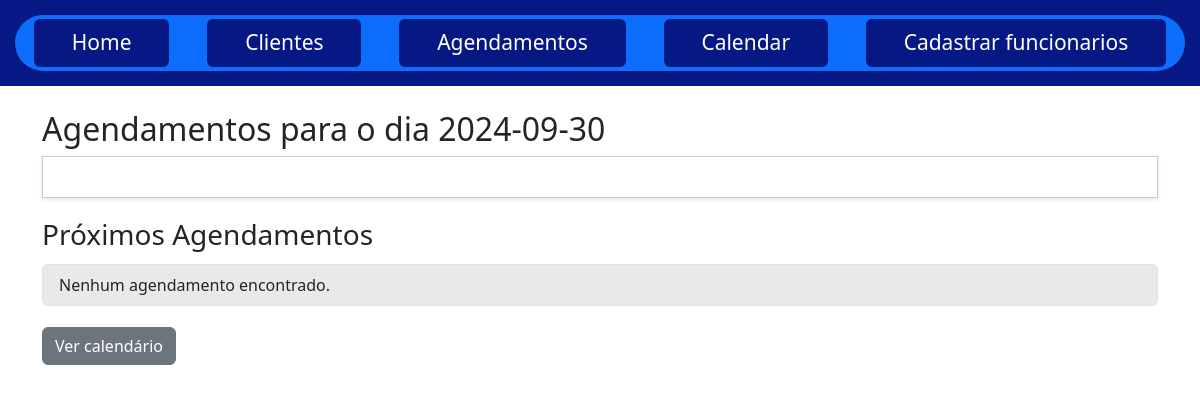
Page /tasks/2024-09-30 on the earlier database version.
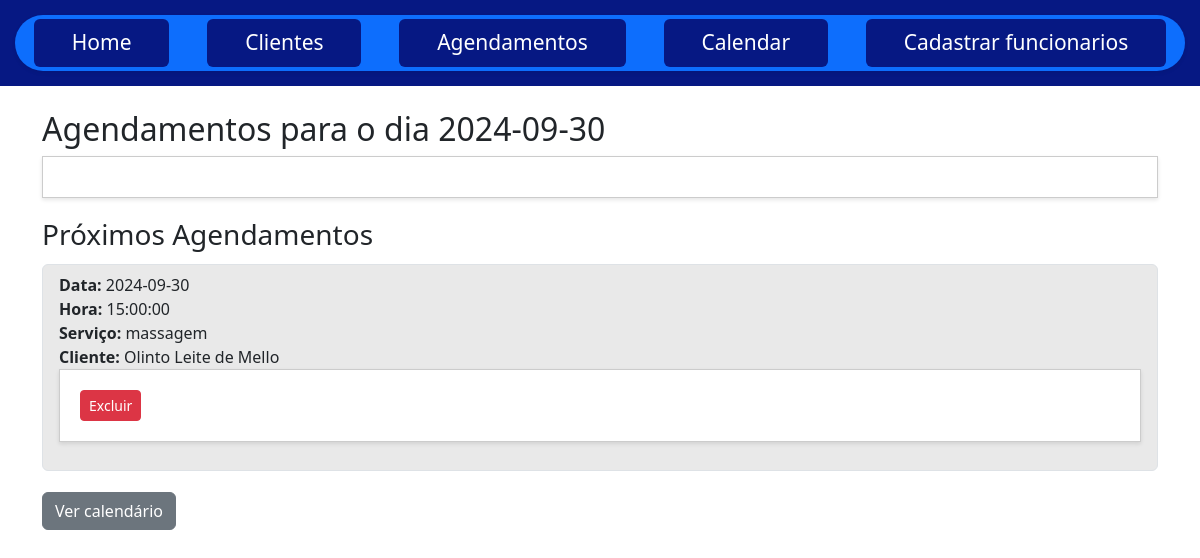
Same page on the later database version.
### app.py (models this page shows)
class Appointment(db.Model):
    id = db.Column(db.Integer, primary_key=True)
    client_id = db.Column(db.Integer, db.ForeignKey('client.cpf'), nullable=False)
    date = db.Column(db.String(100), nullable=False)
    time = db.Column(db.Time, nullable=False)
    service = db.Column(db.String(100), nullable=False)
    client = db.relationship('Client', backref=db.backref('appointments', lazy=True))

class Client(db.Model):
    cpf = db.Column(db.Integer, primary_key=True)
    name = db.Column(db.String(100), nullable=False)
    contact = db.Column(db.String(100), nullable=False)
    email = db.Column(db.String(100), nullable=False)  # Novo campo de email
    address = db.Column(db.String(200), nullable=False)  # Novo campo de endereço
    house_number = db.Column(db.String(20), nullable=False)  # Novo campo de número da casa

### app.py (the view)
@app.route('/tasks/<date>')
def tasks(date):
    appointments = Appointment.query.filter(Appointment.date == date).all()
    return render_template('tasks.html', date=date, appointments=appointments)

### templates/tasks.html (shortened to what this page needs)
{% extends 'base.html' %}
{% block content %}
<body>
    <div class="container mt-4">
        <h2>Agendamentos para o dia {{ date }}</h2>
        <form method="POST" action="{{ url_for('tasks', date=date) }}">
        </form>
        <h3>Próximos Agendamentos</h3>
        <ul class="list-group">
            {% for appointment in appointments %}
            <li class="list-group-item">
                <strong>Data:</strong> {{ appointment.date }} <br>
                <strong>Hora:</strong> {{ appointment.time }} <br>
                <strong>Serviço:</strong> {{ appointment.service }} <br>
                <strong>Cliente:</strong> {{ appointment.client.name }}
                <form action="{{ url_for('delete_appointment', appointment_id=appointment.id) }}" method="post">
                    <button type="submit" class="btn btn-danger btn-sm">Excluir</button>
                </form>
            </li>
            {% else %}
            <li class="list-group-item">Nenhum agendamento encontrado.</li>
            {% endfor %}
        </ul>
        <div class="mt-3">
            <a href="{{ url_for('calendar') }}" class="btn btn-secondary">Ver calendário</a>
        </div>
    </div>
</body>
{% endblock %}

Differences in the rows shown:
now on this page (row edited): Appointment: date "2024-09-30", time "15:00:00", service "massagem", client.name "Olinto Leite de Mello"
Other differences:
text no longer shown: "Nenhum agendamento encontrado."
